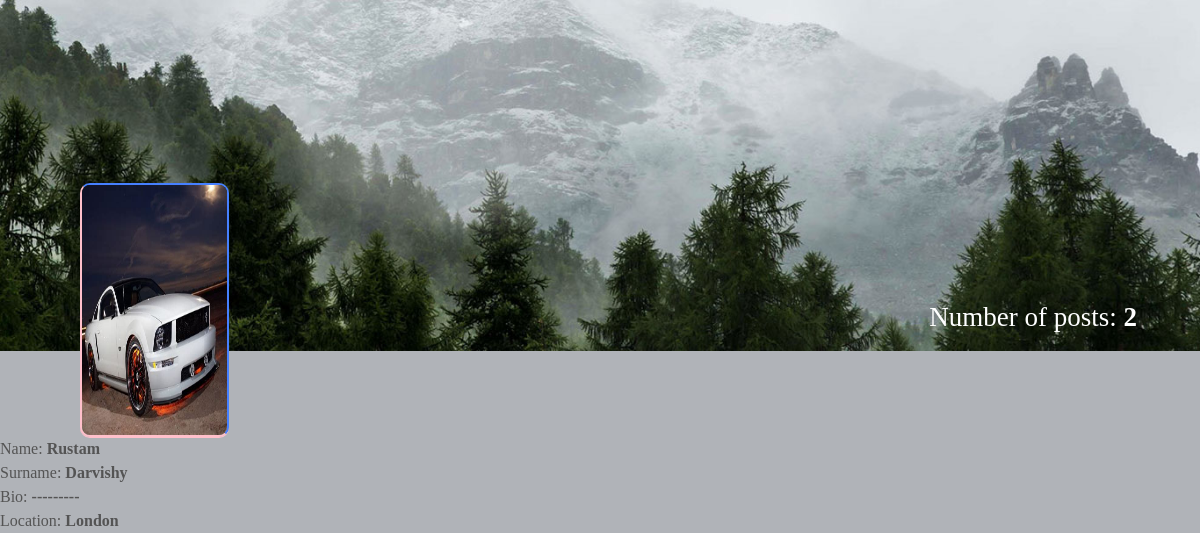
Screenshot of /profile/?user_pk=11 (signed in) with the database file from the repository.
### mainapp/models.py (models this page shows, shortened)
class Profile(models.Model):
    firstname = models.CharField(max_length=255)
    lastname = models.CharField(max_length=255)
    profile_picture = models.ImageField(upload_to='images',
                                        validators=[validate_file_size],
                                        null=True, blank=True)
    location = models.CharField(
        max_length=255, default='-', null=True, blank=True)
    bio = models.CharField(max_length=255, default='-', null=True, blank=True)
    user = models.ForeignKey(user, on_delete=models.CASCADE)

### mainapp/views.py (the view)
# urls.py: path('profile/', profile, name='another_profile'),
@login_required(login_url='/login/')
def profile(request):
    pk = request.GET.get('user_pk')
    user = User.objects.get(pk=pk)
    user_profile = Profile.objects.filter(user=user).first()
    post_number = Post.objects.filter(author=pk).count()
    context = {
        'user': user,
        'user_profile': user_profile,
        'post_number': post_number
    }
    if user == request.user:
        context["profile"] = Profile.objects.get(user=request.user)
        context["number_of_posts"] = Post.objects.filter(
            author=request.user).count()
        return render(request, 'profile.html', context)
    else:
        return render(request, 'another_profile.html', context)

### templates/another_profile.html (shortened to what this page needs)
{% load static %}
<!DOCTYPE html>
<html lang="en">
  <head>
    <link rel="stylesheet" href="{% static 'css/main.min.css' %}" />
    <link rel="stylesheet" href="{% static 'css/style.css' %}" />
    <link rel="stylesheet" href="{% static 'css/color.css' %}" />
    <link rel="stylesheet" href="{% static 'css/responsive.css' %}" />
  </head>
  <body>
    <section>
      <div class="feature-photo">
        <figure>
          <img src="{% static 'images/profile-background.jpg' %}" alt="" />
        </figure>
         <form>
          <div class="add-btn">
            <span style="color: white; font-size: 27px; margin-right: 700px"
              ><b
                ><u><a href="/main/">Home</a></u></b
              ></span
            >
            <span style="color: white; font-size: 27px"
              >Number of posts:  <b>{{post_number}}</b></span>
          </div>
        </form enctype="multipart/form-data">
        <div class="container-fluid">
          <div class="row merged">
            <div class="col-lg-2 col-sm-3">
              <div class="user-avatar">
                <figure>
                  {% if user_profile.profile_picture %}
                  <img
                    src="{{user_profile.profile_picture.url}}"
                    style="height: 250px; width: 100%"
                    alt="">
                  {% else %}
                  <img
                    src="{% static 'images/blank-profile-picture.png' %}"
                    style="height: 250px; width: 100%"
                    alt="">
                  {% endif %}
                </figure>
              </div>
            </div>
            <div class="col-lg-10 col-sm-9">
              <div class="timeline-info">
                <ul>
                  <li class="admin-name">
                  </li>
                </ul>
              </div>
            </div>
          </div>
        </div>
      </div>
    </section>
    <div>
    <span class="block capitalize font-semibold">Name:   <b>{{user_profile.firstname}}</b></span>
    </div>
    <div>
    <span class="block capitalize font-semibold">Surname:   <b>{{user_profile.lastname}}</b></span>
    </div>
    <div>
    <span class="block capitalize font-semibold">Bio:   <b>{{user_profile.bio}}</b></span>
    </div>
    <div>
    <span class="block capitalize font-semibold">Location:   <b>{{user_profile.location}}</b></span>
    </div>
  </body>
</html>

### static/css/responsive.css (style rules this page uses)
@media screen and (max-width: 1281px) and (min-width: 1024px) { .timeline-info { line-height: 51px; } }
@media screen and (max-width: 1281px) and (min-width: 1024px) { .user-avatar { width: 80.2% } }

### rows the page displays
Profile: profile_picture (picture), firstname "Rustam", lastname "Darvishy", bio "---------", location "London"

### other values shown
{{ post_number }} "2"
